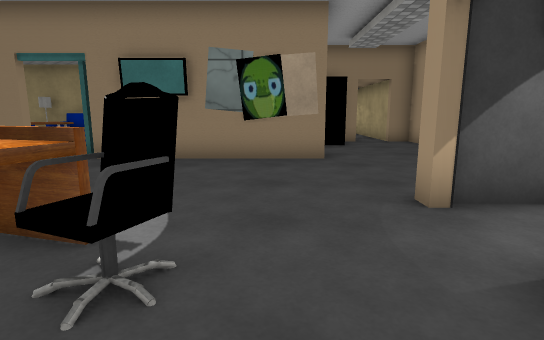
[1] (above)

23 first-person views from a walk through a Unity game level. The camera is 1.2 m above the floor, tilts 10° down and sees 80° across. The floor is counted in squares, 1 m on a side. Each view is taken from the middle of a square. On the plan, view 1 faces up. The plan holds only what a view shows up to about 14 squares ahead; the rest is blank. The place goes on beyond the plan. The player character is not drawn. Door leaves are left out, so doorways stand open. Some surface patterns are stand-ins.

[2]
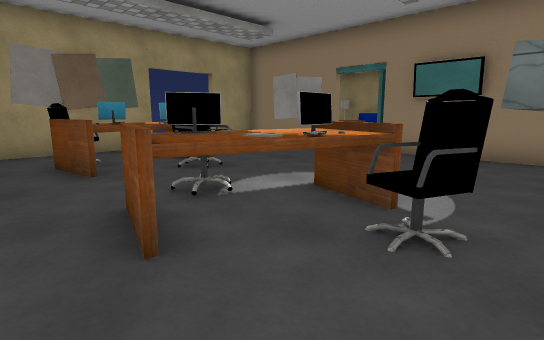

[3]
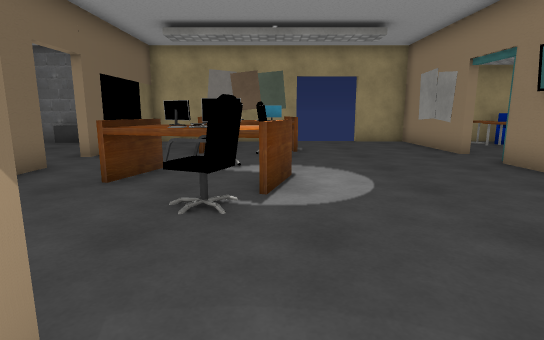

[4]
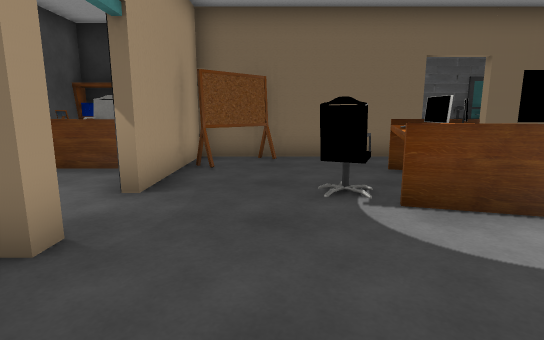

[5]
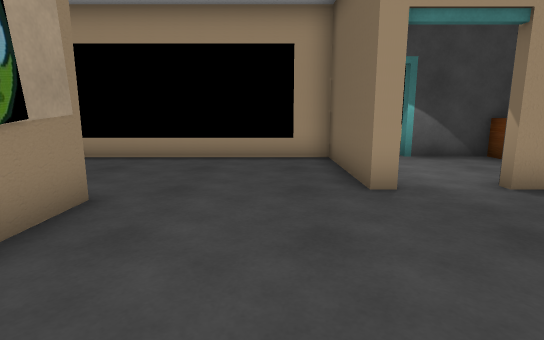

[6]
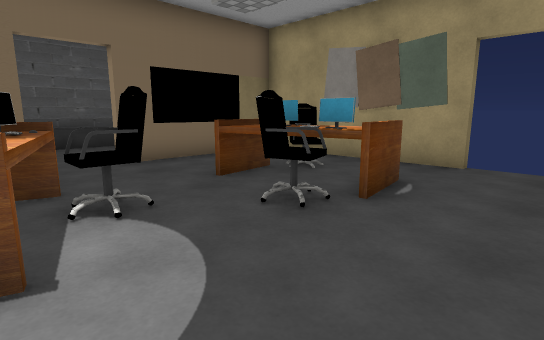

[7]
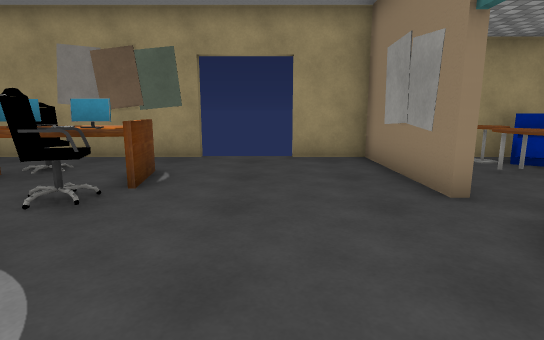

[8]
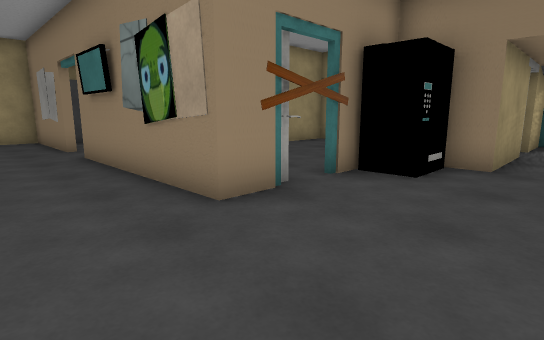

[9]
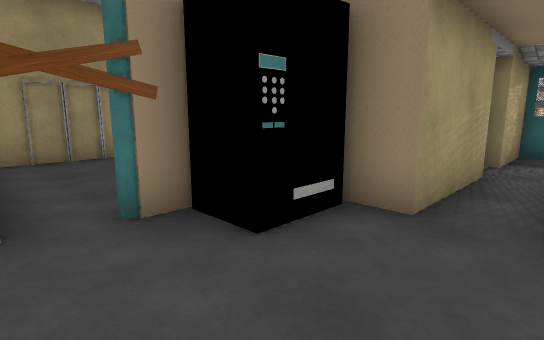

[10]
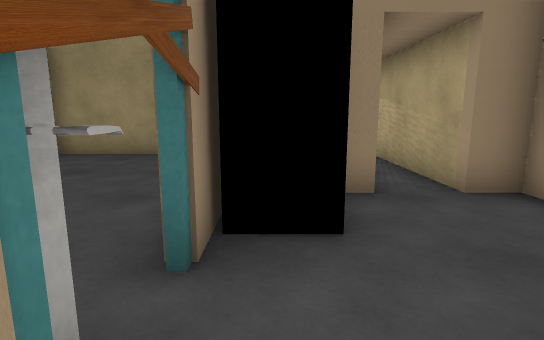

[11]
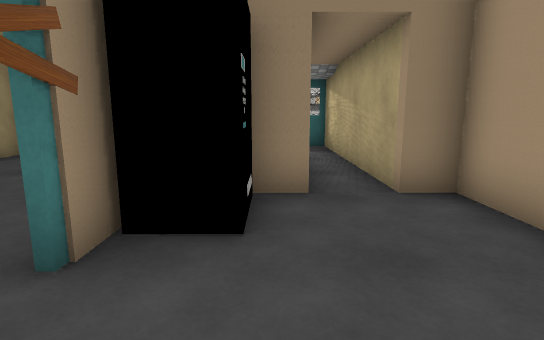

[12]
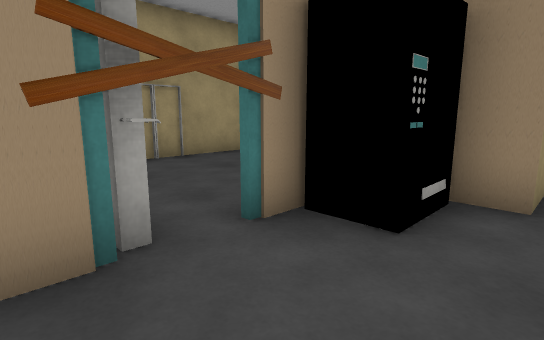

[13]
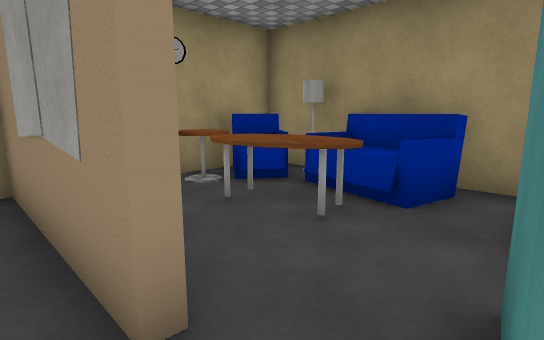

[14]
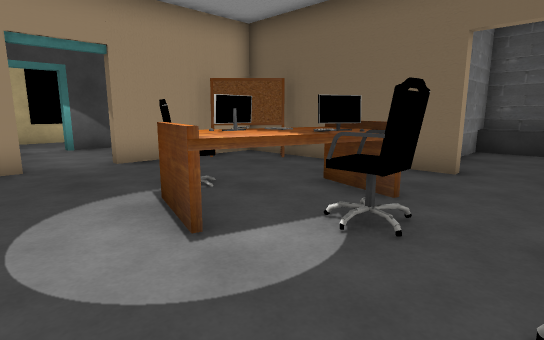

[15]
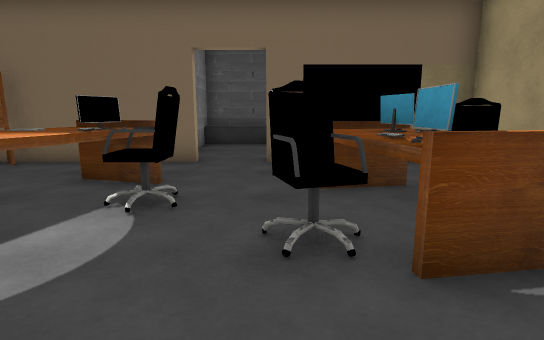

[16]
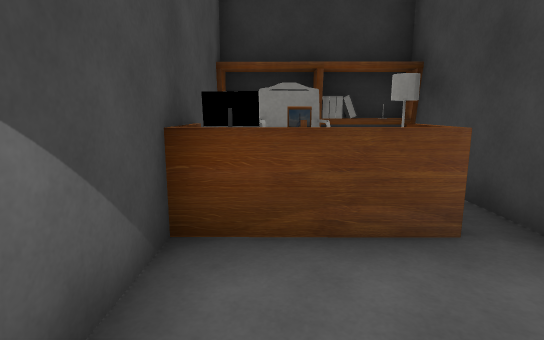

[17]
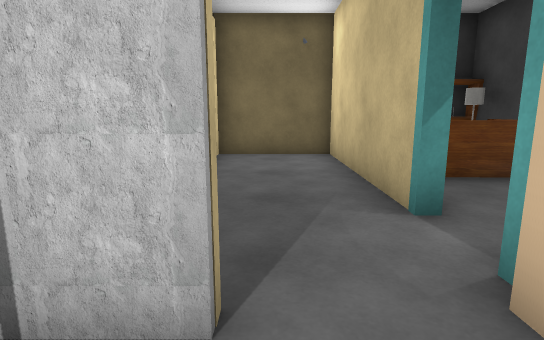

[18]
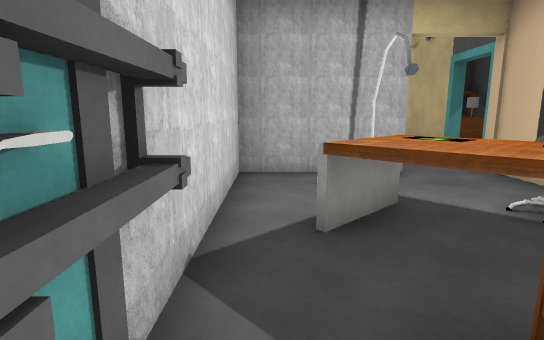

[19]
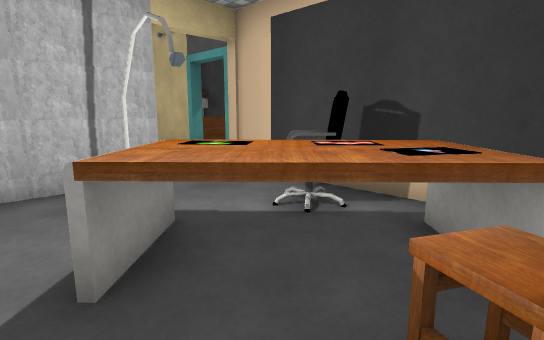

[20]
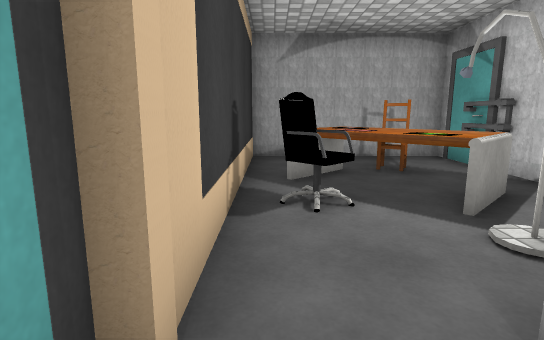

[21]
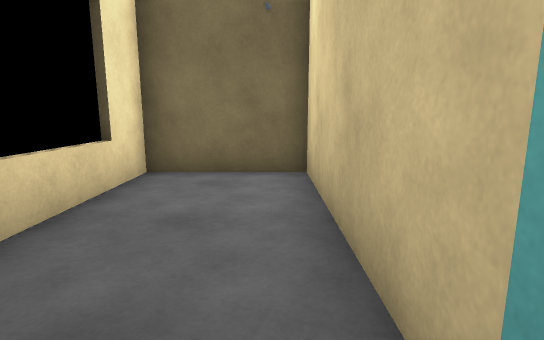

[22]
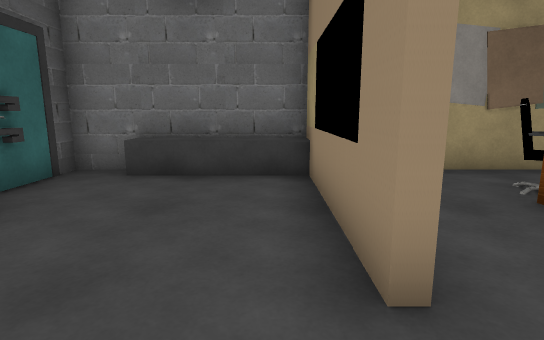

[23]
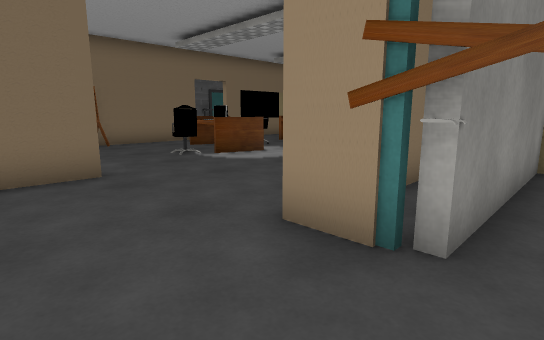

### Floor plan
Key: @ floor where view 1 was taken; # wall or solid block; . floor; D open door; ^ raised ledge; T thing the floor can be seen under or through; O other object.
Columns run from 11 left of view 1 to 12 right of it. Each row starts with its distance up from view 1.
 21               ###
 20               #.#
 19        ####   #.#
 18        #...   #.#
 17        #...   #.#
 16        #....  #.#
 15        #....  #.#
 14 ########....  #.##
 13 #OOOOOO#....TOO..#
 12 #OOOO.O#....TOO..#######
 11 #OOOO.O#....D....#.....#
 10 #O....######O....#.OOO.#
  9 #O##DDD######....#OOO..#
  8 #................#OOOO.#
  7 #................#OOOO.#
  6 D................#..O..#
  5 D................#DD...#
  4 D..OO........D####DD####
  3 #.OOOO..OO...D...D...#
  2 #.OOO.OOOOO..D...#...#
  1 #.OOO..OOO...#...#...#
  0 #.......O..@.#OOO#...#
 -1 #...........O#O  #...#
 -2 #####DDD######OOO#...#
 -3 #^......     #O###...#
 -4 #^......     #########
 -5 #^......#
 -6 #.......#
 -7 #########

Where each view was taken, in squares from view 1:
view 1: 0 up, 0 right, facing up
view 2: 1 down, 0 right, facing up-left
view 3: 3 up, 3 right, facing left
view 4: 7 up, 0 right, facing down
view 5: 6 up, 3 left, facing right
view 6: 6 up, 3 left, facing down-left
view 7: 6 up, 2 left, facing left
view 8: 6 up, 5 right, facing up-left
view 9: 10 up, 5 right, facing up-left
view 10: 9 up, 2 right, facing up
view 11: 9 up, 3 right, facing up
view 12: 9 up, 4 right, facing up-left
view 13: 8 up, 5 left, facing up-left
view 14: 5 up, 6 left, facing down-right
view 15: 6 up, 6 left, facing down
view 16: 3 up, 5 right, facing down
view 17: 6 up, 8 right, facing down
view 18: 11 up, 11 right, facing down
view 19: 10 up, 11 right, facing down-left
view 20: 3 up, 7 right, facing up
view 21: 3 up, 7 right, facing down
view 22: 3 down, 4 left, facing left
view 23: 11 up, 4 right, facing down-left
